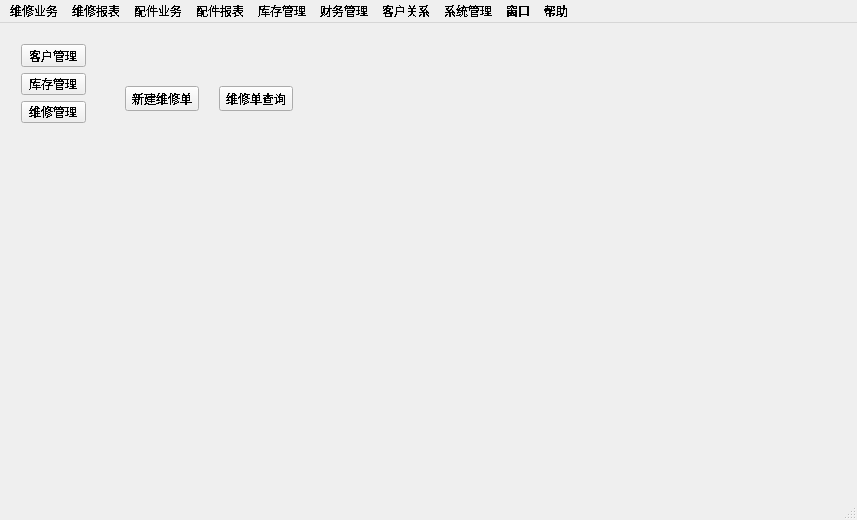
<?xml version="1.0" encoding="UTF-8"?>
<ui version="4.0">
 <class>MainWindow</class>
 <widget class="QMainWindow" name="MainWindow">
  <property name="geometry">
   <rect>
    <x>0</x>
    <y>0</y>
    <width>857</width>
    <height>520</height>
   </rect>
  </property>
  <property name="sizePolicy">
   <sizepolicy hsizetype="Preferred" vsizetype="Preferred">
    <horstretch>0</horstretch>
    <verstretch>0</verstretch>
   </sizepolicy>
  </property>
  <property name="maximumSize">
   <size>
    <width>857</width>
    <height>569</height>
   </size>
  </property>
  <property name="font">
   <font>
    <stylestrategy>NoAntialias</stylestrategy>
   </font>
  </property>
  <property name="windowTitle">
   <string>MainWindow</string>
  </property>
  <widget class="QWidget" name="centralWidget">
   <widget class="QStackedWidget" name="stackedWidget">
    <property name="geometry">
     <rect>
      <x>100</x>
      <y>10</y>
      <width>561</width>
      <height>321</height>
     </rect>
    </property>
    <property name="focusPolicy">
     <enum>Qt::TabFocus</enum>
    </property>
    <property name="acceptDrops">
     <bool>false</bool>
    </property>
    <property name="layoutDirection">
     <enum>Qt::LeftToRight</enum>
    </property>
    <property name="autoFillBackground">
     <bool>false</bool>
    </property>
    <property name="styleSheet">
     <string notr="true"/>
    </property>
    <property name="currentIndex">
     <number>2</number>
    </property>
    <widget class="QWidget" name="page">
     <widget class="QWidget" name="layoutWidget">
      <property name="geometry">
       <rect>
        <x>0</x>
        <y>0</y>
        <width>220</width>
        <height>132</height>
       </rect>
      </property>
      <layout class="QGridLayout" name="gridLayout">
       <item row="0" column="0">
        <widget class="QToolButton" name="tb_new_customer">
         <property name="mouseTracking">
          <bool>false</bool>
         </property>
         <property name="focusPolicy">
          <enum>Qt::NoFocus</enum>
         </property>
         <property name="autoFillBackground">
          <bool>false</bool>
         </property>
         <property name="text">
          <string>新增客户</string>
         </property>
         <property name="icon">
          <iconset resource="erp.qrc">
           <normaloff>:/test/images/msn.png</normaloff>:/test/images/msn.png</iconset>
         </property>
         <property name="iconSize">
          <size>
           <width>100</width>
           <height>100</height>
          </size>
         </property>
         <property name="toolButtonStyle">
          <enum>Qt::ToolButtonTextUnderIcon</enum>
         </property>
         <property name="autoRaise">
          <bool>false</bool>
         </property>
         <property name="arrowType">
          <enum>Qt::NoArrow</enum>
         </property>
        </widget>
       </item>
       <item row="0" column="1">
        <widget class="QToolButton" name="toolButton_5">
         <property name="mouseTracking">
          <bool>false</bool>
         </property>
         <property name="focusPolicy">
          <enum>Qt::NoFocus</enum>
         </property>
         <property name="autoFillBackground">
          <bool>false</bool>
         </property>
         <property name="text">
          <string>客户查询</string>
         </property>
         <property name="icon">
          <iconset resource="erp.qrc">
           <normaloff>:/test/images/msn.png</normaloff>:/test/images/msn.png</iconset>
         </property>
         <property name="iconSize">
          <size>
           <width>100</width>
           <height>100</height>
          </size>
         </property>
         <property name="toolButtonStyle">
          <enum>Qt::ToolButtonTextUnderIcon</enum>
         </property>
         <property name="autoRaise">
          <bool>false</bool>
         </property>
         <property name="arrowType">
          <enum>Qt::NoArrow</enum>
         </property>
        </widget>
       </item>
      </layout>
     </widget>
    </widget>
    <widget class="QWidget" name="page_3">
     <widget class="QWidget" name="layoutWidget">
      <property name="geometry">
       <rect>
        <x>0</x>
        <y>0</y>
        <width>220</width>
        <height>270</height>
       </rect>
      </property>
      <layout class="QGridLayout" name="gridLayout_2">
       <item row="0" column="0">
        <widget class="QToolButton" name="tb_kccx">
         <property name="mouseTracking">
          <bool>false</bool>
         </property>
         <property name="focusPolicy">
          <enum>Qt::NoFocus</enum>
         </property>
         <property name="autoFillBackground">
          <bool>false</bool>
         </property>
         <property name="text">
          <string>库存查询</string>
         </property>
         <property name="icon">
          <iconset resource="erp.qrc">
           <normaloff>:/test/images/msn.png</normaloff>:/test/images/msn.png</iconset>
         </property>
         <property name="iconSize">
          <size>
           <width>100</width>
           <height>100</height>
          </size>
         </property>
         <property name="toolButtonStyle">
          <enum>Qt::ToolButtonTextUnderIcon</enum>
         </property>
         <property name="autoRaise">
          <bool>false</bool>
         </property>
         <property name="arrowType">
          <enum>Qt::NoArrow</enum>
         </property>
        </widget>
       </item>
       <item row="1" column="0">
        <widget class="QToolButton" name="tb_rkdcx">
         <property name="text">
          <string>入库单查询</string>
         </property>
         <property name="icon">
          <iconset resource="erp.qrc">
           <normaloff>:/test/images/msn.png</normaloff>:/test/images/msn.png</iconset>
         </property>
         <property name="iconSize">
          <size>
           <width>100</width>
           <height>100</height>
          </size>
         </property>
         <property name="toolButtonStyle">
          <enum>Qt::ToolButtonTextUnderIcon</enum>
         </property>
        </widget>
       </item>
       <item row="0" column="1">
        <widget class="QToolButton" name="tb_xjrkd">
         <property name="text">
          <string>新建入库单</string>
         </property>
         <property name="icon">
          <iconset resource="erp.qrc">
           <normaloff>:/test/images/msn.png</normaloff>:/test/images/msn.png</iconset>
         </property>
         <property name="iconSize">
          <size>
           <width>100</width>
           <height>100</height>
          </size>
         </property>
         <property name="toolButtonStyle">
          <enum>Qt::ToolButtonTextUnderIcon</enum>
         </property>
        </widget>
       </item>
      </layout>
     </widget>
    </widget>
    <widget class="QWidget" name="page_2">
     <widget class="QWidget" name="layoutWidget">
      <property name="geometry">
       <rect>
        <x>0</x>
        <y>0</y>
        <width>220</width>
        <height>132</height>
       </rect>
      </property>
      <layout class="QGridLayout" name="gridLayout_3">
       <item row="0" column="0">
        <widget class="QToolButton" name="tb_xj_order">
         <property name="mouseTracking">
          <bool>false</bool>
         </property>
         <property name="focusPolicy">
          <enum>Qt::NoFocus</enum>
         </property>
         <property name="autoFillBackground">
          <bool>false</bool>
         </property>
         <property name="text">
          <string>新建维修单</string>
         </property>
         <property name="icon">
          <iconset resource="erp.qrc">
           <normaloff>:/test/images/msn.png</normaloff>:/test/images/msn.png</iconset>
         </property>
         <property name="iconSize">
          <size>
           <width>100</width>
           <height>100</height>
          </size>
         </property>
         <property name="toolButtonStyle">
          <enum>Qt::ToolButtonTextUnderIcon</enum>
         </property>
         <property name="autoRaise">
          <bool>false</bool>
         </property>
         <property name="arrowType">
          <enum>Qt::NoArrow</enum>
         </property>
        </widget>
       </item>
       <item row="0" column="1">
        <widget class="QToolButton" name="toolButton_7">
         <property name="mouseTracking">
          <bool>false</bool>
         </property>
         <property name="focusPolicy">
          <enum>Qt::NoFocus</enum>
         </property>
         <property name="autoFillBackground">
          <bool>false</bool>
         </property>
         <property name="text">
          <string>维修单查询</string>
         </property>
         <property name="icon">
          <iconset resource="erp.qrc">
           <normaloff>:/test/images/msn.png</normaloff>:/test/images/msn.png</iconset>
         </property>
         <property name="iconSize">
          <size>
           <width>100</width>
           <height>100</height>
          </size>
         </property>
         <property name="toolButtonStyle">
          <enum>Qt::ToolButtonTextUnderIcon</enum>
         </property>
         <property name="autoRaise">
          <bool>false</bool>
         </property>
         <property name="arrowType">
          <enum>Qt::NoArrow</enum>
         </property>
        </widget>
       </item>
      </layout>
     </widget>
    </widget>
   </widget>
   <widget class="QWidget" name="layoutWidget">
    <property name="geometry">
     <rect>
      <x>10</x>
      <y>10</y>
      <width>87</width>
      <height>101</height>
     </rect>
    </property>
    <layout class="QVBoxLayout" name="verticalLayout">
     <item>
      <widget class="QPushButton" name="khgl">
       <property name="text">
        <string>客户管理</string>
       </property>
      </widget>
     </item>
     <item>
      <widget class="QPushButton" name="kcgl">
       <property name="text">
        <string>库存管理</string>
       </property>
      </widget>
     </item>
     <item>
      <widget class="QPushButton" name="wxgl">
       <property name="text">
        <string>维修管理</string>
       </property>
      </widget>
     </item>
    </layout>
   </widget>
  </widget>
  <widget class="QMenuBar" name="menuBar">
   <property name="geometry">
    <rect>
     <x>0</x>
     <y>0</y>
     <width>857</width>
     <height>26</height>
    </rect>
   </property>
   <widget class="QMenu" name="menu">
    <property name="title">
     <string>维修业务</string>
    </property>
    <addaction name="action"/>
    <addaction name="action_2"/>
    <addaction name="action_3"/>
    <addaction name="separator"/>
    <addaction name="action_5"/>
    <addaction name="action_6"/>
    <addaction name="separator"/>
    <addaction name="action_8"/>
    <addaction name="action_9"/>
    <addaction name="action_10"/>
   </widget>
   <widget class="QMenu" name="menu_2">
    <property name="title">
     <string>维修报表</string>
    </property>
    <addaction name="action_11"/>
    <addaction name="action_12"/>
    <addaction name="action_13"/>
    <addaction name="action_14"/>
    <addaction name="action_15"/>
   </widget>
   <widget class="QMenu" name="menu_3">
    <property name="title">
     <string>配件业务</string>
    </property>
    <addaction name="action_16"/>
    <addaction name="action_17"/>
    <addaction name="separator"/>
    <addaction name="action_18"/>
    <addaction name="action_20"/>
   </widget>
   <widget class="QMenu" name="menu_4">
    <property name="title">
     <string>配件报表</string>
    </property>
    <addaction name="action_21"/>
    <addaction name="action_22"/>
    <addaction name="action_23"/>
    <addaction name="separator"/>
    <addaction name="action_25"/>
    <addaction name="action_26"/>
    <addaction name="action_27"/>
   </widget>
   <widget class="QMenu" name="menu_5">
    <property name="title">
     <string>库存管理</string>
    </property>
    <addaction name="action_28"/>
    <addaction name="action_29"/>
   </widget>
   <widget class="QMenu" name="menu_6">
    <property name="title">
     <string>财务管理</string>
    </property>
    <addaction name="action_30"/>
    <addaction name="action_31"/>
    <addaction name="action_32"/>
    <addaction name="action_33"/>
    <addaction name="action_34"/>
    <addaction name="action_35"/>
   </widget>
   <widget class="QMenu" name="menu_7">
    <property name="title">
     <string>客户关系</string>
    </property>
    <addaction name="action_36"/>
    <addaction name="action_37"/>
    <addaction name="action_38"/>
    <addaction name="action_39"/>
   </widget>
   <widget class="QMenu" name="menu_8">
    <property name="title">
     <string>系统管理</string>
    </property>
    <addaction name="action_40"/>
    <addaction name="action_41"/>
    <addaction name="action_42"/>
    <addaction name="action_43"/>
    <addaction name="separator"/>
    <addaction name="action_45"/>
    <addaction name="separator"/>
    <addaction name="action_47"/>
    <addaction name="action_48"/>
    <addaction name="action_49"/>
    <addaction name="separator"/>
    <addaction name="action_51"/>
    <addaction name="action_52"/>
    <addaction name="action_53"/>
    <addaction name="action_54"/>
    <addaction name="action_55"/>
   </widget>
   <widget class="QMenu" name="menu_9">
    <property name="title">
     <string>窗口</string>
    </property>
    <addaction name="action_56"/>
    <addaction name="action_57"/>
    <addaction name="action_58"/>
    <addaction name="action_59"/>
    <addaction name="separator"/>
    <addaction name="action_61"/>
   </widget>
   <widget class="QMenu" name="menu_10">
    <property name="title">
     <string>帮助</string>
    </property>
    <addaction name="action_62"/>
    <addaction name="action_63"/>
   </widget>
   <addaction name="menu"/>
   <addaction name="menu_2"/>
   <addaction name="menu_3"/>
   <addaction name="menu_4"/>
   <addaction name="menu_5"/>
   <addaction name="menu_6"/>
   <addaction name="menu_7"/>
   <addaction name="menu_8"/>
   <addaction name="menu_9"/>
   <addaction name="menu_10"/>
  </widget>
  <widget class="QStatusBar" name="statusBar"/>
  <action name="action">
   <property name="text">
    <string>委托修理单</string>
   </property>
  </action>
  <action name="action_2">
   <property name="text">
    <string>派工单</string>
   </property>
  </action>
  <action name="action_3">
   <property name="text">
    <string>领料单</string>
   </property>
  </action>
  <action name="action_5">
   <property name="text">
    <string>车间调度</string>
   </property>
  </action>
  <action name="action_6">
   <property name="text">
    <string>结算单</string>
   </property>
  </action>
  <action name="action_8">
   <property name="text">
    <string>保险跟踪</string>
   </property>
  </action>
  <action name="action_9">
   <property name="text">
    <string>维修服务跟踪</string>
   </property>
  </action>
  <action name="action_10">
   <property name="text">
    <string>保险到期提醒</string>
   </property>
  </action>
  <action name="action_11">
   <property name="text">
    <string>维修收入利润表</string>
   </property>
  </action>
  <action name="action_12">
   <property name="text">
    <string>维修档案管理</string>
   </property>
  </action>
  <action name="action_13">
   <property name="text">
    <string>维修领料性质统计</string>
   </property>
  </action>
  <action name="action_14">
   <property name="text">
    <string>维修项目性质统计</string>
   </property>
  </action>
  <action name="action_15">
   <property name="text">
    <string>维修工业务员业务统计</string>
   </property>
  </action>
  <action name="action_16">
   <property name="text">
    <string>采购入库</string>
   </property>
  </action>
  <action name="action_17">
   <property name="text">
    <string>工具入库</string>
   </property>
  </action>
  <action name="action_18">
   <property name="text">
    <string>销售单</string>
   </property>
  </action>
  <action name="action_20">
   <property name="text">
    <string>工具领用管理</string>
   </property>
  </action>
  <action name="action_21">
   <property name="text">
    <string>入库汇总表</string>
   </property>
  </action>
  <action name="action_22">
   <property name="text">
    <string>入库明细表</string>
   </property>
  </action>
  <action name="action_23">
   <property name="text">
    <string>工具入库统计</string>
   </property>
  </action>
  <action name="action_25">
   <property name="text">
    <string>销售汇总表</string>
   </property>
  </action>
  <action name="action_26">
   <property name="text">
    <string>销售明细表</string>
   </property>
  </action>
  <action name="action_27">
   <property name="text">
    <string>工具领用统计表</string>
   </property>
  </action>
  <action name="action_28">
   <property name="text">
    <string>库存查询</string>
   </property>
  </action>
  <action name="action_29">
   <property name="text">
    <string>库存修改</string>
   </property>
  </action>
  <action name="action_30">
   <property name="text">
    <string>维修收款单</string>
   </property>
  </action>
  <action name="action_31">
   <property name="text">
    <string>入库付款单</string>
   </property>
  </action>
  <action name="action_32">
   <property name="text">
    <string>销售收款</string>
   </property>
  </action>
  <action name="action_33">
   <property name="text">
    <string>营业外收支</string>
   </property>
  </action>
  <action name="action_34">
   <property name="text">
    <string>财务收支汇总</string>
   </property>
  </action>
  <action name="action_35">
   <property name="text">
    <string>经营状况查询</string>
   </property>
  </action>
  <action name="action_36">
   <property name="text">
    <string>客户档案</string>
   </property>
  </action>
  <action name="action_37">
   <property name="text">
    <string>客户回访及联系统计</string>
   </property>
  </action>
  <action name="action_38">
   <property name="text">
    <string>客户信息统计</string>
   </property>
  </action>
  <action name="action_39">
   <property name="text">
    <string>电话管家</string>
   </property>
  </action>
  <action name="action_40">
   <property name="text">
    <string>初始化</string>
   </property>
  </action>
  <action name="action_41">
   <property name="text">
    <string>维修跟踪提醒</string>
   </property>
  </action>
  <action name="action_42">
   <property name="text">
    <string>系统清零</string>
   </property>
  </action>
  <action name="action_43">
   <property name="text">
    <string>系统备份</string>
   </property>
  </action>
  <action name="action_45">
   <property name="text">
    <string>商品类别定义</string>
   </property>
  </action>
  <action name="action_47">
   <property name="text">
    <string>用户及权限管理</string>
   </property>
  </action>
  <action name="action_48">
   <property name="text">
    <string>报表管理中心</string>
   </property>
  </action>
  <action name="action_49">
   <property name="text">
    <string>数据上传</string>
   </property>
  </action>
  <action name="action_51">
   <property name="text">
    <string>工作提醒看板</string>
   </property>
  </action>
  <action name="action_52">
   <property name="text">
    <string>修改密码</string>
   </property>
  </action>
  <action name="action_53">
   <property name="text">
    <string>系统锁定</string>
   </property>
  </action>
  <action name="action_54">
   <property name="text">
    <string>重新登录</string>
   </property>
  </action>
  <action name="action_55">
   <property name="text">
    <string>退出系统</string>
   </property>
  </action>
  <action name="action_56">
   <property name="text">
    <string>垂直排放</string>
   </property>
  </action>
  <action name="action_57">
   <property name="text">
    <string>水平排放</string>
   </property>
  </action>
  <action name="action_58">
   <property name="text">
    <string>平铺</string>
   </property>
  </action>
  <action name="action_59">
   <property name="text">
    <string>层叠</string>
   </property>
  </action>
  <action name="action_61">
   <property name="text">
    <string>排列图标</string>
   </property>
  </action>
  <action name="action_62">
   <property name="text">
    <string>帮助主题</string>
   </property>
  </action>
  <action name="action_63">
   <property name="text">
    <string>关于</string>
   </property>
  </action>
 </widget>
 <layoutdefault spacing="6" margin="11"/>
 <resources>
  <include location="erp.qrc"/>
 </resources>
 <connections/>
</ui>
